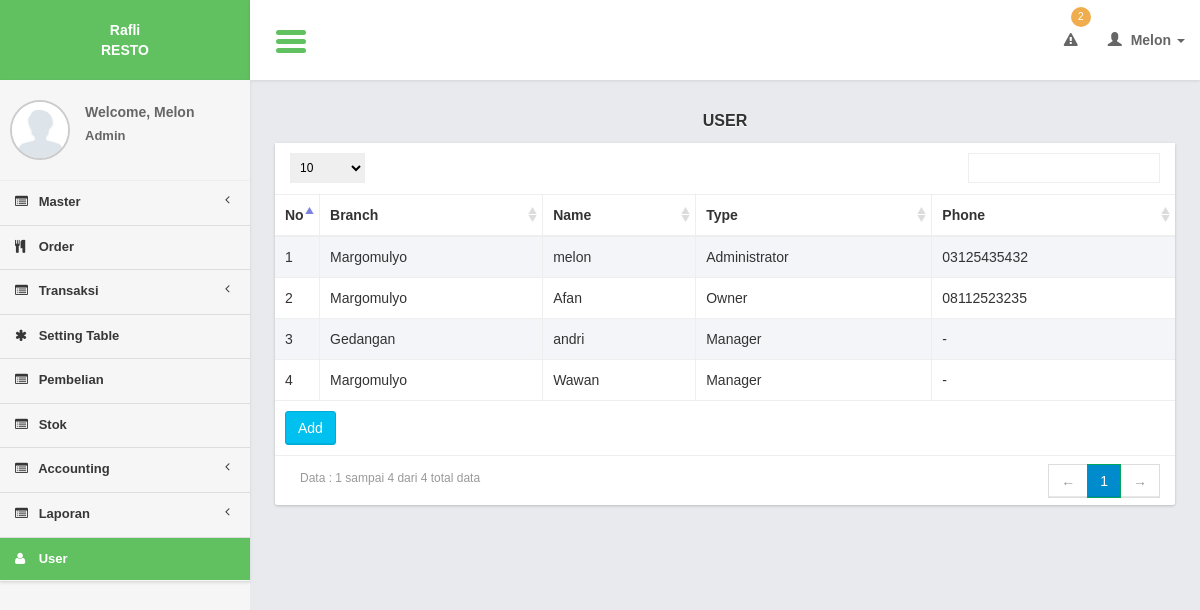
The page /controllers/user.php (signed in) on the database its author committed.
### tables this page shows
CREATE TABLE `users` (
  `user_id` int(11) NOT NULL,
  `user_type_id` int(11) DEFAULT NULL,
  `user_login` varchar(100) DEFAULT NULL,
  `user_password` varchar(100) DEFAULT NULL,
  `user_name` varchar(100) DEFAULT NULL,
  `user_code` varchar(100) DEFAULT NULL,
  `user_phone` varchar(100) DEFAULT NULL,
  `user_img` text NOT NULL,
  `user_active_status` int(11) NOT NULL,
  `branch_id` int(11) NOT NULL
);

CREATE TABLE `branches` (
  `branch_id` int(11) NOT NULL,
  `branch_name` varchar(200) NOT NULL,
  `branch_img` text NOT NULL,
  `branch_desc` text NOT NULL,
  `branch_address` text NOT NULL,
  `branch_phone` varchar(100) NOT NULL,
  `branch_city` varchar(100) NOT NULL,
  `branch_type_id` int(11) NOT NULL
);

CREATE TABLE `user_types` (
  `user_type_id` int(11) NOT NULL,
  `user_type_name` varchar(200) NOT NULL
);

### models/user_model.php (called while the page is built, shortened)
<?php
function select(){
	$query = mysql_query("select a.*, b.branch_name, c.user_type_name
							from users a
							join branches b on b.branch_id = a.branch_id
							join user_types c on c.user_type_id = a.user_type_id
							order by user_id");
	return $query;
}
?>

### views/user/list.php (the view, shortened to what this page needs)
     <section class="content">
         <div class="row">
             <div class="col-xs-12">
                  <div class="title_page"> <?= $title ?></div>
                 <div class="box">
                     <div class="box-body2 table-responsive">
                         <table id="example1" class="table table-bordered table-striped">
                             <thead>
                                 <tr>
                                 <th width="5%">No</th>
                                     <th>Branch</th>
                                     <th>Name</th>
                                       <th>Type</th>
                                        <th>Phone</th>
                                 </tr>
                             </thead>
                             <tbody>
                                 <?php
                                $no = 1;
                                 while($row = mysql_fetch_array($query)){
                                 ?>
                                 <tr>
                                 <td><?= $no?></td>
                                    <td><?= $row['branch_name']?></td>
                                     <td><?= $row['user_name']?></td>
                                     <td><?= $row['user_type_name']?></td>
                                      <td><?= $row['user_phone']?></td>
                                 </tr>
                                 <?php
$no++;
                                 }
                                 ?>
                             </tbody>
                               <tfoot>
                                 <tr>
                                     <td colspan="5"><a href="<?= $add_button ?>" class="btn btn-info " >Add</a></td>
                                 </tr>
                             </tfoot>
                         </table>
                     </div>
                 </div>
             </div>
         </div>
     </section>

### css/AdminLTE.css (style rules this page uses)
html { font-family: 'Source Sans Pro', sans-serif; -webkit-font-smoothing: antialiased; min-height: 100%; background: #E9EAED; }
body { font-family: 'Source Sans Pro', sans-serif; -webkit-font-smoothing: antialiased; min-height: 100%; }
a { color: #3c8dbc; }
.content { padding: 30px 10px; }
.table-striped > tbody > tr:nth-child(odd), .table-striped > tbody > tr:nth-child(odd) { background:#F3F5F9; }
.box { position: relative; margin-bottom: 20px; -webkit-border-radius: 3px; -moz-border-radius: 3px; border-radius: 3px !important; width: 100%; background:#fff; box-shadow: 0 1px 3px rgba(0, 0, 0, 0.1); }
.box .box-body2 { background:#fff; -webkit-border-top-left-radius: 0; -webkit-border-top-right-radius: 0; -webkit-border-bottom-right-radius: 3px; -webkit-border-bottom-left-radius: 3px; -moz-border-radius-topleft: 0; -moz-border-radius-topright: 0; -moz-border-radius-bottomright: 3px; -moz-border-radius-bottomleft: 3px; border-top-left-radius: 0; border-top-right-radius: 0; border-bottom-right-radius: 3px; border-bottom-left-radius: 3px; box-shadow: 0 1px 3px rgba(0, 0, 0, 0.1); }
.btn { font-weight: 500; -webkit-border-radius: 3px; -moz-border-radius: 3px; border-radius: 3px; border: 1px solid transparent; -webkit-box-shadow: inset 0px -2px 0px 0px rgba(0, 0, 0, 0.09); -moz-box-shadow: inset 0px -2px 0px 0px rgba(0, 0, 0, 0.09); box-shadow: inset 0px -1px 0px 0px rgba(0, 0, 0, 0.09); }
.btn.btn-info { background-color: #00c0ef; border-color: #00acd6; }
.title_page { font-size:medium; text-align:center; font-weight:bold; margin-bottom:10px; text-shadow: 0 1px 1px #ffffff; text-transform:uppercase; }

### css/tooltip/tooltip-classic.css (style rules this page uses)
html, body { margin:0; height:100%; }

### rows shown on the page
users: branch.branch_name "Margomulyo", user_name "melon", user_type.user_type_name "Administrator", user_phone "03125435432"
users: branch.branch_name "Margomulyo", user_name "Afan", user_type.user_type_name "Owner", user_phone "08112523235"
users: branch.branch_name "Gedangan", user_name "andri", user_type.user_type_name "Manager", user_phone "-"
users: branch.branch_name "Margomulyo", user_name "Wawan", user_type.user_type_name "Manager", user_phone "-"

### other values the page prints
count_stock_limit() "2"
$user_data[0] "Melon"
$user_data[1] "Admin"
$title "USER"
